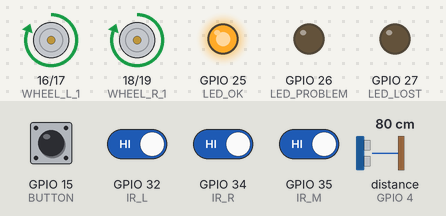
Recording of a sketch running on a simulated ESP32. Parts: motor-driver pin pairs drawn as motors (green arrow = first pin HIGH = forward, orange = second pin HIGH = backward, longer = more drive), output pins drawn as LEDs (lit = HIGH). The test bench sets the inputs (shaded band); at power-on: GPIO 15 (BUTTON), GPIO 32 (IR_L), GPIO 34 (IR_R), GPIO 35 (IR_M) HIGH, distance to the obstacle (sensor on GPIO 4) 80 cm. The echo pulse lasts 58.3 µs per cm.

Above: at 1.2 s.
1.3 s: GPIO 32 (IR_L) driven LOW
At 2.5 s:
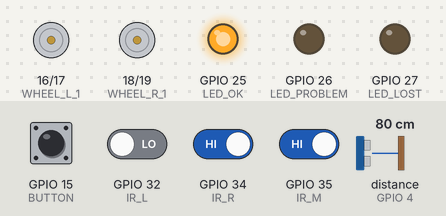
2.8 s: GPIO 15 (BUTTON) pulled LOW for 0.15 s
At 3.8 s:
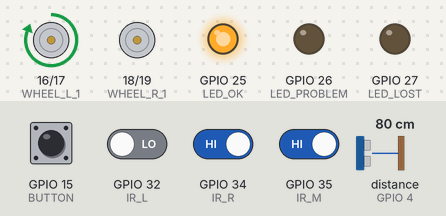
4.4 s: GPIO 32 (IR_L) driven HIGH
At 4.9 s:
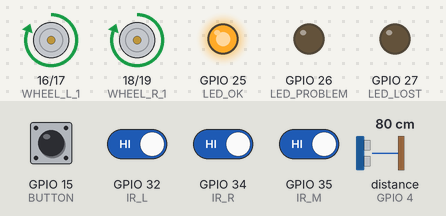
5.9 s: GPIO 35 (IR_M) driven LOW
At 6.2 s:
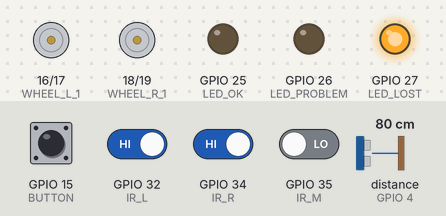
7.4 s: GPIO 15 (BUTTON) driven LOW and GPIO 34 (IR_R) driven LOW
At 8.7 s:
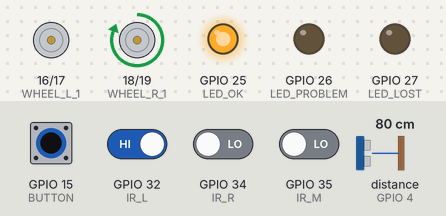
9.0 s: distance to the obstacle (sensor on GPIO 4) set to 2 cm
At 9.8 s:
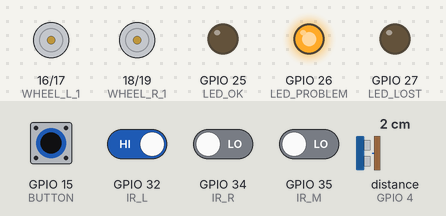
Timing chart, 0 to 11.5 s (numbered marks = the images above; inputs shaded):
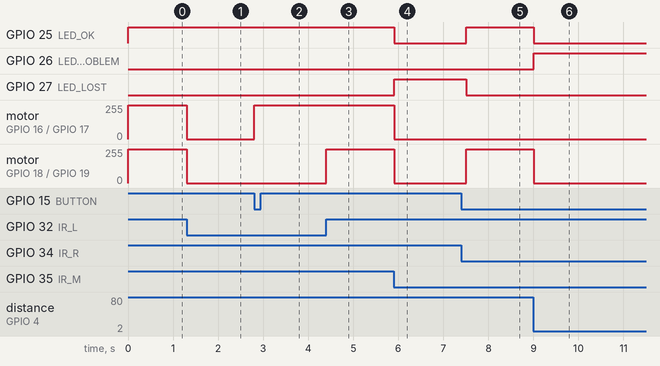

Measured:
- after the input at 1.3 s, motor on GPIO 16 (WHEEL_L_1) / GPIO 17 (WHEEL_L_2), motor on GPIO 18 (WHEEL_R_1) / GPIO 19 (WHEEL_R_2): forward 255/255 → stopped at once
- after the input at 2.8 s, motor on GPIO 16 (WHEEL_L_1) / GPIO 17 (WHEEL_L_2): stopped → forward 255/255 at once
- after the input at 4.4 s, motor on GPIO 18 (WHEEL_R_1) / GPIO 19 (WHEEL_R_2): stopped → forward 255/255 at once
- after the input at 5.9 s, GPIO 25 (LED_OK): HIGH → LOW at once; GPIO 27 (LED_LOST): LOW → HIGH at once; motor on GPIO 16 (WHEEL_L_1) / GPIO 17 (WHEEL_L_2), motor on GPIO 18 (WHEEL_R_1) / GPIO 19 (WHEEL_R_2): forward 255/255 → stopped at once
- after the input at 7.4 s, GPIO 25 (LED_OK): LOW → HIGH after 0.11 s; GPIO 27 (LED_LOST): HIGH → LOW after 0.11 s; motor on GPIO 18 (WHEEL_R_1) / GPIO 19 (WHEEL_R_2): stopped → forward 255/255 after 0.11 s
- after the input at 9.0 s, GPIO 25 (LED_OK): HIGH → LOW at once; GPIO 26 (LED_PROBLEM): LOW → HIGH at once; motor on GPIO 18 (WHEEL_R_1) / GPIO 19 (WHEEL_R_2): forward 255/255 → stopped at once

The sketch:

Week_7_IoT_No_WiFi-MQTT.ino
```cpp
#include <HCSR04.h>

#define WHEEL_L_1 16
#define WHEEL_L_2 17 // Zal hier niet gebruikt worden maar kan gebruikt worden om achteruit te rijden
#define WHEEL_R_1 18
#define WHEEL_R_2 19 // Zal hier niet gebruikt worden maar kan gebruikt worden om achteruit te rijden

#define LED_LOST 27
#define LED_PROBLEM 26
#define LED_OK 25

#define TRIG 5
#define ECHO 4
UltraSonicDistanceSensor echo_mod(TRIG, ECHO);

#define IR_L 32
#define IR_M 35
#define IR_R 34
#define BUTTON 15

#define BLACK_LINE 1
#define WHITE_LINE 0
#define STOP_OBJ 10 // de afstand in cm van de ultrasone module tot het dichtste toegelaten object
// de auto zal in dit voorbeeld op 10cm van een object stoppen.

int color_line = BLACK_LINE;
bool interrupt = false;

void IRAM_ATTR isr() { // het declareren van een interrupt functie zodat de drukknop van het autootje zelf altijd werkt
  interrupt = true;
}

void setup() {
  Serial.begin(115200);
  pinMode(BUTTON, INPUT_PULLUP);
  attachInterrupt(BUTTON, isr, FALLING); // de drukknop een interrupt maken

  pinMode(WHEEL_L_1, OUTPUT);
  pinMode(WHEEL_L_2, OUTPUT);
  pinMode(WHEEL_R_1, OUTPUT);
  pinMode(WHEEL_R_2, OUTPUT);

  pinMode(LED_LOST, OUTPUT); // zorg ervoor dat de LEDs kunnen schijnen
  pinMode(LED_PROBLEM, OUTPUT);
  pinMode(LED_OK, OUTPUT);

  pinMode(IR_L, INPUT); // de IR sensoren leesbaar maken
  pinMode(IR_M, INPUT);
  pinMode(IR_R, INPUT);
}

void signal_led(int led_nr) {
  switch (led_nr) {
    case (LED_LOST): digitalWrite(LED_LOST, HIGH); digitalWrite(LED_PROBLEM, LOW); digitalWrite(LED_OK, LOW); break;
    case (LED_PROBLEM): digitalWrite(LED_LOST, LOW); digitalWrite(LED_PROBLEM, HIGH); digitalWrite(LED_OK, LOW); break;
    case (LED_OK): digitalWrite(LED_LOST, LOW); digitalWrite(LED_PROBLEM, LOW); digitalWrite(LED_OK, HIGH); break;
    default: Serial.println("Error"); break;
  }
}

void turn_left() {
  digitalWrite(WHEEL_L_1, LOW);
  digitalWrite(WHEEL_R_1, HIGH);
}
void turn_right() {
  digitalWrite(WHEEL_L_1, HIGH);
  digitalWrite(WHEEL_R_1, LOW);
}
void stop_car() {
  digitalWrite(WHEEL_L_1, LOW);
  digitalWrite(WHEEL_R_1, LOW);
}
void drive_forward() {
  digitalWrite(WHEEL_L_1, HIGH);
  digitalWrite(WHEEL_R_1, HIGH);
}

bool sees_line(int IR_x) { // deze fucntie controleert of de lijn die gevolgd word (zwart of wit, bepaalpaar bovenaan) zichtbaar is voor de sensor
  bool line_seen = digitalRead(IR_x) == color_line;
  return line_seen;
}

void determine_drive() {
  double dist_obs = echo_mod.measureDistanceCm();
  bool left_eye = sees_line(IR_L);
  bool right_eye = sees_line(IR_R);
  bool mid_eye = sees_line(IR_M);
  interrupt = false; // voor de drukknop op de auto of de Raspberry Pi terug te "resetten" - deze staat hier in het geval dat de knop per ongeluk werd ingedrukt wanneer de auto niet stilstond
  signal_led(LED_OK);
  if (dist_obs < STOP_OBJ) {
    stop_car();
    signal_led(LED_PROBLEM);
    while (echo_mod.measureDistanceCm() < STOP_OBJ) {
    }
    signal_led(LED_OK);
    drive_forward();
    return;
  } else if (left_eye && !right_eye) { // Ik vraag hier het criteria van het middelste oog niet aan omdat dit niet relevant is als ik enkel links of rechts een lijn zie.
    turn_left();
  } else if (!left_eye && right_eye) { // Ik vraag hier het criteria van het middelste oog niet aan omdat dit niet relevant is als ik enkel links of rechts een lijn zie.
    turn_right();
  } else if (!mid_eye) { // Het middelste oog ziet geen lijn meer, de auto zal dan direct weten dat het de lijn kwijt is en zal dus stoppen.
    signal_led(LED_LOST);
    stop_car();
    while (! interrupt) {
      if(interrupt){ // hier staat enkel een if zodat de While niet leeg is, uit testen bleek dat de interrupt knop niet werkte zonder iets in de While Loop
        return;// Als deze functie word opgeroepen wilt dit zeggen dat de auto gaat wachten tot als iemand op de knop drukt
      }
    }
  } else if (left_eye && right_eye) { // omdat ik al heb gevraagd of het middelste oog de lijn niet ziet, ben ik zeker dat in deze gevallen mid_eye de lijn wel ziet.
    while (sees_line(IR_L) && sees_line(IR_R)) {
      // ik laat de auto rijden zolang deze beide lijnen ziet zodat de sensoren over de lijn staan, dan wacht de auto 20 seconden zoals gewenst
      drive_forward();
      if (! sees_line(IR_M)){ // in het heel uitzonderlijke geval dat de auto de lijn kwijtraakt terwijl deze vooruit rijd zal deze terugspringen uit deze tak
        return;
      }
    }
    stop_car();
    for (int i = millis(); (i + 20000 > millis()); i) {
      //  ik hou hier  de auto voor 20 seconden vast, tenzij de auto niet stilstaat Ik liet de auto stoppen de lijn hierboven.
      // de enige  manier dat de auto terug begint te  rijden is als de 20 seconden gedaan  zijn of als ik via MQTT de auto weer laat rijden
      if (interrupt) {
        return;
      }
    }
  } else if (!(left_eye || right_eye)) { // hier pas ik LeMorgan's regel toe [NOT x AND NOT Y] is equivalent met NOT[x OR Y] of kortweg NOR
    // kan  ook vervangen worden door "else" zonder if en conditie omdat dit het geval is als geen van de bovenstaande waar is (al de andere combinaties zijn uitgesloten) - zie waarheidstabel
    drive_forward();
  }
}
//IR sensoren zien zwart als 1 & alles anders als 0 --> werken met zwarte lijn is IR rechtstreeks uitlezen m.a.w. sensor(IR)==1

void loop() {
  determine_drive();
}
```
